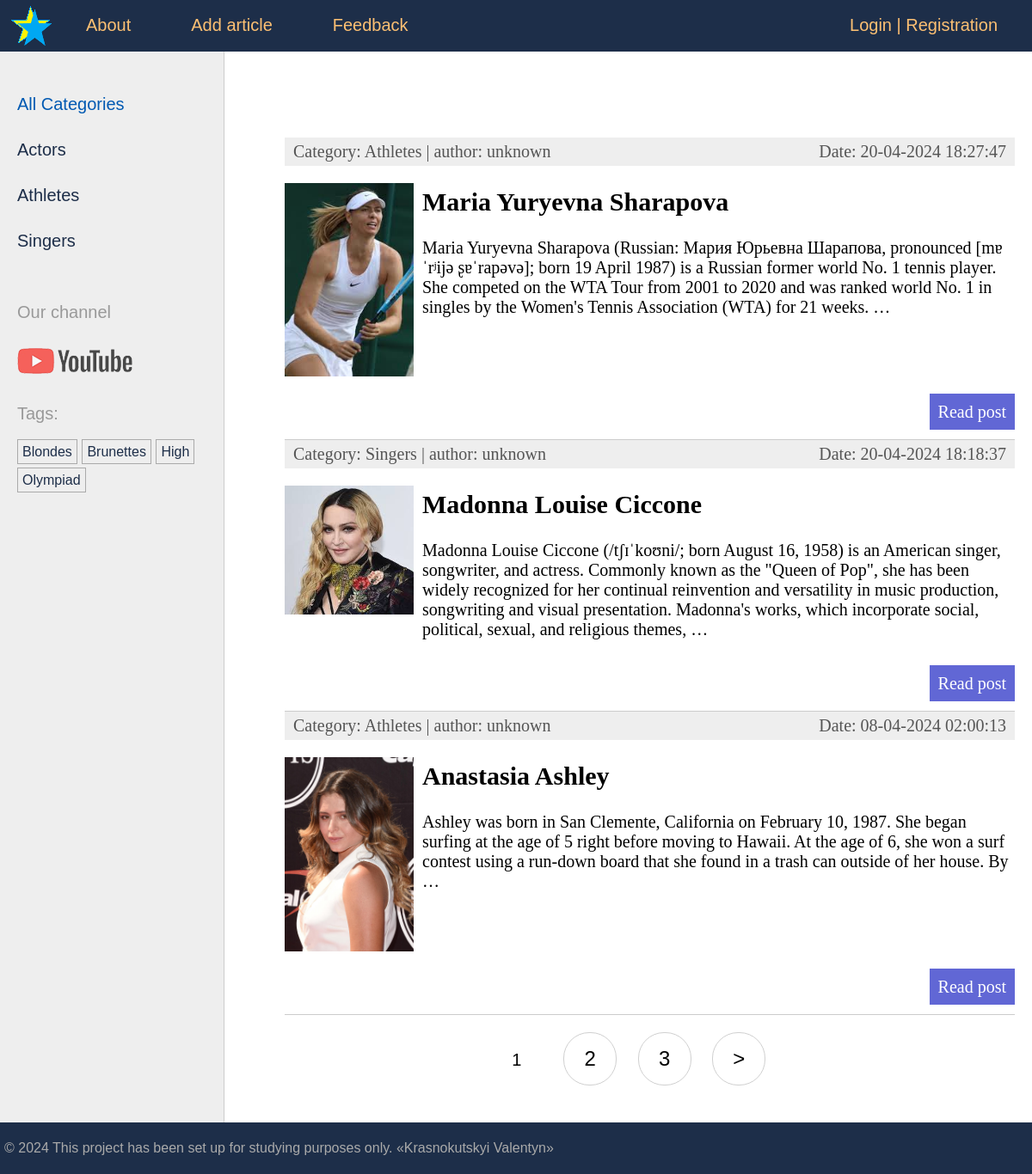
The page / on the database its author committed.
### stars/models.py (models this page shows, shortened)
class Category(models.Model):
    name = models.CharField(max_length=100, db_index=True, verbose_name='Category')  # Name of the category
    slug = models.SlugField(max_length=255, unique=True, db_index=True)  # Unique slug for URLs
    class Meta:
        verbose_name = 'Category'
        verbose_name_plural = 'Categories'
    def get_absolute_url(self):
        return reverse('category', kwargs={'cat_slug': self.slug})  # URL pattern for accessing a category detail view

class TagPost(models.Model):
    tag = models.CharField(max_length=100, db_index=True)  # Tag name
    slug = models.SlugField(max_length=255, unique=True, db_index=True)  # Unique slug for URLs
    def get_absolute_url(self):
        return reverse('tag', kwargs={'tag_slug': self.slug})  # URL pattern for accessing a tag detail view

class Stars(models.Model):
    class Status(models.IntegerChoices):
        DRAFT = 0, 'Draft'
        PUBLISHED = 1, 'Published'
    title = models.CharField(max_length=255, verbose_name='Title', validators=[
        MinLengthValidator(1, message='Minimum 1 characters'),
        MaxLengthValidator(50, message='Maximum 50 characters'),
                            ])  # Title of the star
    slug = models.SlugField(max_length=255, db_index=True, unique=True, verbose_name='Slug', validators=[
        MinLengthValidator(1, message='Minimum 1 characters'),
        MaxLengthValidator(50, message='Maximum 50 characters'),
                            ])  # Unique slug for URLs
    photo = models.ImageField(upload_to="photos/%Y/%m/%d/", default=None, blank=True, null=True, verbose_name="Photo")
    content = models.TextField(blank=True, verbose_name='Article text')  # Content of the star
    time_create = models.DateTimeField(auto_now_add=True, verbose_name='Time create')  # Date and time of creation
    time_update = models.DateTimeField(auto_now=True, verbose_name="Update time")  # Date and time of last update
    is_published = models.BooleanField(choices=tuple(map(lambda x: (bool(x[0]), x[1]), Status.choices)),
                                       default=Status.DRAFT, verbose_name='Status')  # Status of publication
    cat = models.ForeignKey('Category', on_delete=models.PROTECT, related_name='posts',
                            verbose_name='Category')  # Category of the star
    tags = models.ManyToManyField('TagPost', blank=True, related_name='tags',
                                  verbose_name='Tags')  # Tags associated with the star
    spouse = models.OneToOneField('Spouse', on_delete=models.SET_NULL,
                                  null=True, blank=True, related_name='star',
                                  verbose_name='Spouse')  # Spouse of the star
    author = models.ForeignKey(get_user_model(), on_delete=models.SET_NULL, related_name='posts', null=True,
                               default=None)  # Author of the article
    objects = models.Manager()
    published = PublishedModel()  # Custom manager for published stars
    class Meta:
        verbose_name = 'Star'
        verbose_name_plural = 'Stars'
        ordering = ['-time_create']  # Ordering stars by creation time in descending order
        indexes = [
            models.Index(fields=['-time_create']),  # Index for faster querying by creation time
        ]
    def get_absolute_url(self):
        return reverse('post', kwargs={'post_slug': self.slug})  # URL pattern for accessing a star detail view

### stars/views.py (the view)
# urls.py: path('', views.StarsHome.as_view(), name='home'),  # http://127.0.0.1:8000
class StarsHome(DataMixin, ListView):  # View for displaying the main page
    template_name = 'stars/index.html'  # Template name
    context_object_name = 'posts'  # Context variable name
    title_page = 'Main page'
    cat_selected = 0
    def get_queryset(self):  # Get objects to display on the page
        return Stars.published.all().select_related('cat')  # All published articles

### stars/models.py (called while the page is built)
    def get_queryset(self):
        return super().get_queryset().filter(is_published=Stars.Status.PUBLISHED)

### stars/templatetags/stars_tags.py (called while the page is built)
@register.inclusion_tag('stars/list_categories.html')
def show_categories(cat_selected_id=0):
    cats = Category.objects.annotate(total=Count("posts")).filter(total__gt=0)
    return {"cats": cats, "cat_selected": cat_selected_id}

@register.inclusion_tag('stars/list_tags.html')
def show_all_tags():
    return {"tags": TagPost.objects.annotate(total=Count("tags")).filter(total__gt=0)}

### users/context_processors.py (called while the page is built)
def get_stars_context(request):
    return {'mainmenu': menu}

### stars/templates/stars/index.html (shortened to what this page needs)
{% extends 'base.html' %}
{% block content %}
<ul class="list-articles">
    {% for p in posts %}
    <li><div class="article-panel">
         <p class="first">Category: {{p.cat.name}} | author:
             {{p.author.username|default:"unknown"}}</p>
         <p class="last">Date: {{p.time_update|date:"d-m-Y H:i:s"}}</p>
        </div>
        {% if p.photo %}
                   <p ><img class="img-article-left thumb" src="{{p.photo.url}}"></p>
        {% endif %}
        <h2>{{p.title}}</h2>
        {% autoescape off %}
        {{p.content|linebreaks|truncatewords:50}}
        {% endautoescape %}
        <p class="link-read-post"><a href="{{ p.get_absolute_url }}">Read post</a></p>
    </li>
    {% endfor %}
</ul>
{% endblock %}
{% block navigation %}
{% if page_obj.has_other_pages %}
<nav class="list-pages">
    <ul>
        {% for p in paginator.page_range %}
            {% if page_obj.number == p %}
                <li class="page-num page-num-selected">{{ p }}</li>
            {% elif p >= page_obj.number|add:-2 and p <= page_obj.number|add:2  %}
                <li class="page-num">
                    <a href="?page={{ p }}">{{ p }}</a>
                </li>
            {% endif %}
        {% endfor %}
        {% if page_obj.has_next %}
        <li class="page-num">
            <a href="?page={{ page_obj.next_page_number }}">&gt;</a>
        </li>
        {% endif %}
    </ul>
</nav>
{% endif %}
{% endblock %}

### stars/templates/stars/list_categories.html
{% for cat in cats %}
         {% if cat.id == cat_selected %}
                   <li class="selected">{{cat.name}}</li>
         {% else %}
                   <li><a href="{{ cat.get_absolute_url }}">{{cat.name}}</a></li>
         {% endif %}
{% endfor %}

### stars/templates/stars/list_tags.html
{% if tags %}
    Tags:</p>
    <ul class="tags-list">
        {% for t in tags %}
        <li><a href="{{t.get_absolute_url}}">{{t.tag}}</a></li>
        {% endfor %}
    </ul>
{% endif %}

### stars/static/stars/css/styles.css (style rules this page uses)
html, body { font-family: 'Arial'; margin: 0; padding: 0; height: 100%; width: 100%; color: #1d2e49; }
a { color: #0059b2; text-decoration: none; }
img { max-width: 600px; height: auto; }
img.img-article-left { max-width: 300px; height: auto; float: left; padding: 0 10px 10px 0; }
img.img-article-left.thumb { max-width: 150px; height: auto; }
p.link-read-post { text-align: right; }
p.link-read-post a { padding: 10px; min-width: 100px; background: #6167d5; color: #fff; text-decoration: none; }
div.article-panel { background: #eee; padding: 5px 10px 5px 10px; box-sizing: border-box; overflow: hidden; color: #555; }
div.article-panel p.first { margin: 0; float: left; }
div.article-panel p.last { margin: 0; float: right; }
ul.list-articles { list-style: none; margin: 0; padding: 0; }
ul.list-articles li { border-bottom: 1px solid #ccc; }
.left-chapters ul { width: 230px; margin: 0; padding: 20px 10px 10px 20px; list-style: none; font-size: 20px; }
.left-chapters ul li { margin: 30px 0 0 0; color: #999; }
.left-chapters ul li a { color: #1d2e49; text-decoration: none; }
ul.tags-list { width: 100%; margin: 0; padding: 0; list-style: none; }
ul.tags-list li { margin: 0; padding: 0 0 10px; display: inline-block; }
ul.tags-list li a { padding: 5px; font-size: 16px; border: 1px solid #aaa; }
.list-pages { text-align: center; margin: 0 0 20px 0; }
.list-pages ul { margin: 20px 0 0 0; padding: 0; list-style: none; }
.list-pages ul li { display: inline-block; margin: 0 20px 0 0; }
.list-pages a { color: #000; font-size: 24px; text-decoration: none; }
.list-pages .page-num, .page-num-selected { display: inline-block; width: 60px; height: 44px; padding: 16px 0 0 0; border: 1px solid #d0d0d0; border-radius: 30px; }
.list-pages .page-num-selected { border: none; color: #000; font-size: 20px; }

### rows shown on the page
Category: name "Actors"
Category: name "Athletes"
Category: name "Singers"
TagPost: tag "Blondes"
TagPost: tag "Brunettes"
TagPost: tag "High"
TagPost: tag "Olympiad"
Stars: cat.name "Athletes", author.username "unknown", time_update "20-04-2024 18:27:47", photo (picture), title "Maria Yuryevna Sharapova", content "Maria Yuryevna Sharapova (Russian: Мария Юрьевна Шарапова, pronounced [mɐˈrʲijə ʂɐˈrapəvə]; born 19 April 1987) is a Russian former world No. 1 tennis player. She competed on the WTA Tour from 2001 to 2020 and was ranked world No. 1 in singles by the Women's Tennis Association (WTA) for 21 weeks. …"
Stars: cat.name "Singers", author.username "unknown", time_update "20-04-2024 18:18:37", photo (picture), title "Madonna Louise Ciccone", content "Madonna Louise Ciccone (/tʃɪˈkoʊni/; born August 16, 1958) is an American singer, songwriter, and actress. Commonly known as the \"Queen of Pop\", she has been widely recognized for her continual reinvention and versatility in music production, songwriting and visual presentation. Madonna's works, which incorporate social, political, sexual, and religious themes, …"
Stars: cat.name "Athletes", author.username "unknown", time_update "08-04-2024 02:00:13", photo (picture), title "Anastasia Ashley", content "Ashley was born in San Clemente, California on February 10, 1987. She began surfing at the age of 5 right before moving to Hawaii. At the age of 6, she won a surf contest using a run-down board that she found in a trash can outside of her house. By …"

### other values the page prints
{{ m.title }} "About" "Add article" "Feedback"
{{ p }} "1"
{{ p }} "2" "3"
